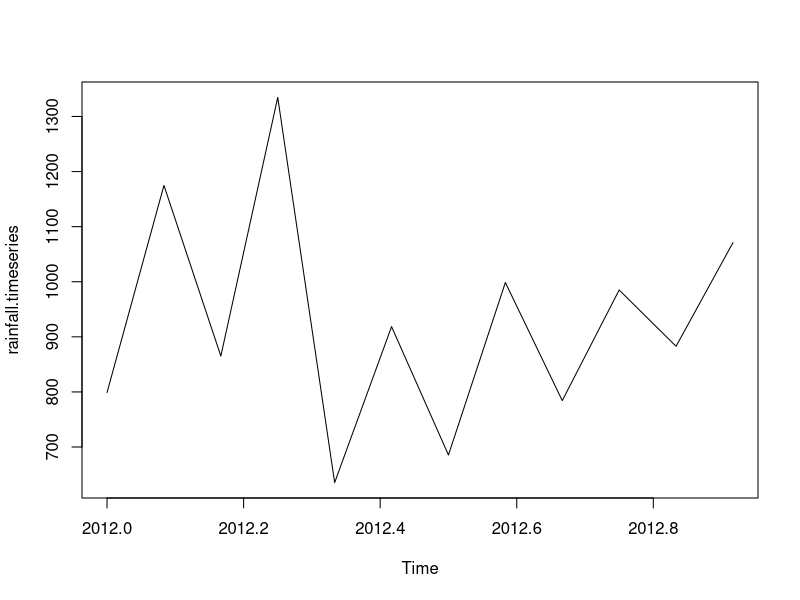
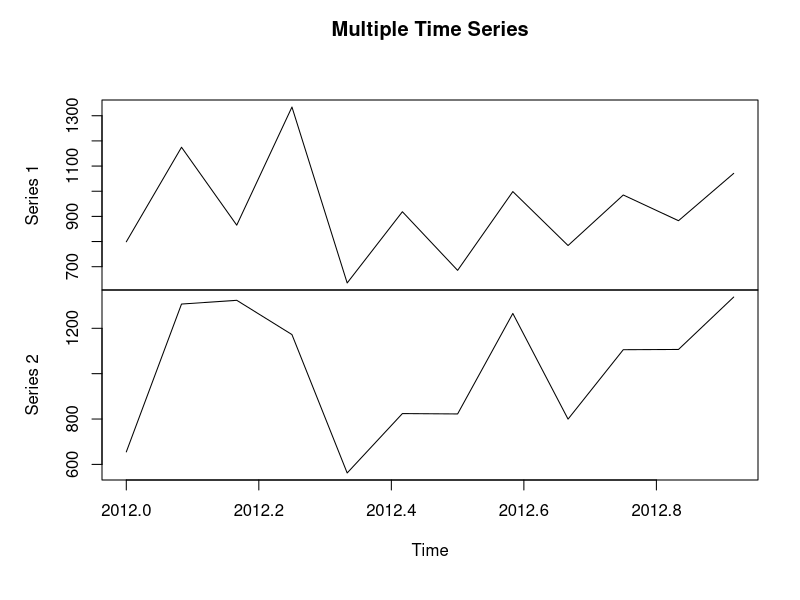

These charts were generated, in order, by the following R code:
# Get the data points in form of a R vector.
rainfall <- c(799,1174.8,865.1,1334.6,635.4,918.5,685.5,998.6,784.2,985,882.8,1071)#nolint

# Convert it to a time series object.
rainfall.timeseries <- ts(rainfall,start = c(2012,1),frequency = 12)#nolint

# Print the timeseries data.
print(rainfall.timeseries)

# Give the chart file a name.
png(file = "rainfall.png")

# Plot a graph of the time series.
plot(rainfall.timeseries)

# Save the file.
dev.off()

#Multiple time series
# Get the data points in form of a R vector.
rainfall1 <- c(799,1174.8,865.1,1334.6,635.4,918.5,685.5,998.6,784.2,985,882.8,1071)#nolint
rainfall2 <-c(655,1306.9,1323.4,1172.2,562.2,824,822.4,1265.5,799.6,1105.6,1106.7,1337.8)#nolint

# Convert them to a matrix.
combined.rainfall <-  matrix(c(rainfall1,rainfall2),nrow = 12)#nolint

# Convert it to a time series object.
rainfall.timeseries <- ts(combined.rainfall,start = c(2012,1),frequency = 12)#nolint

# Print the timeseries data.
print(rainfall.timeseries)

# Give the chart file a name.
png(file = "rainfall_combined.png")

# Plot a graph of the time series.
plot(rainfall.timeseries, main = "Multiple Time Series")

# Save the file.
dev.off()